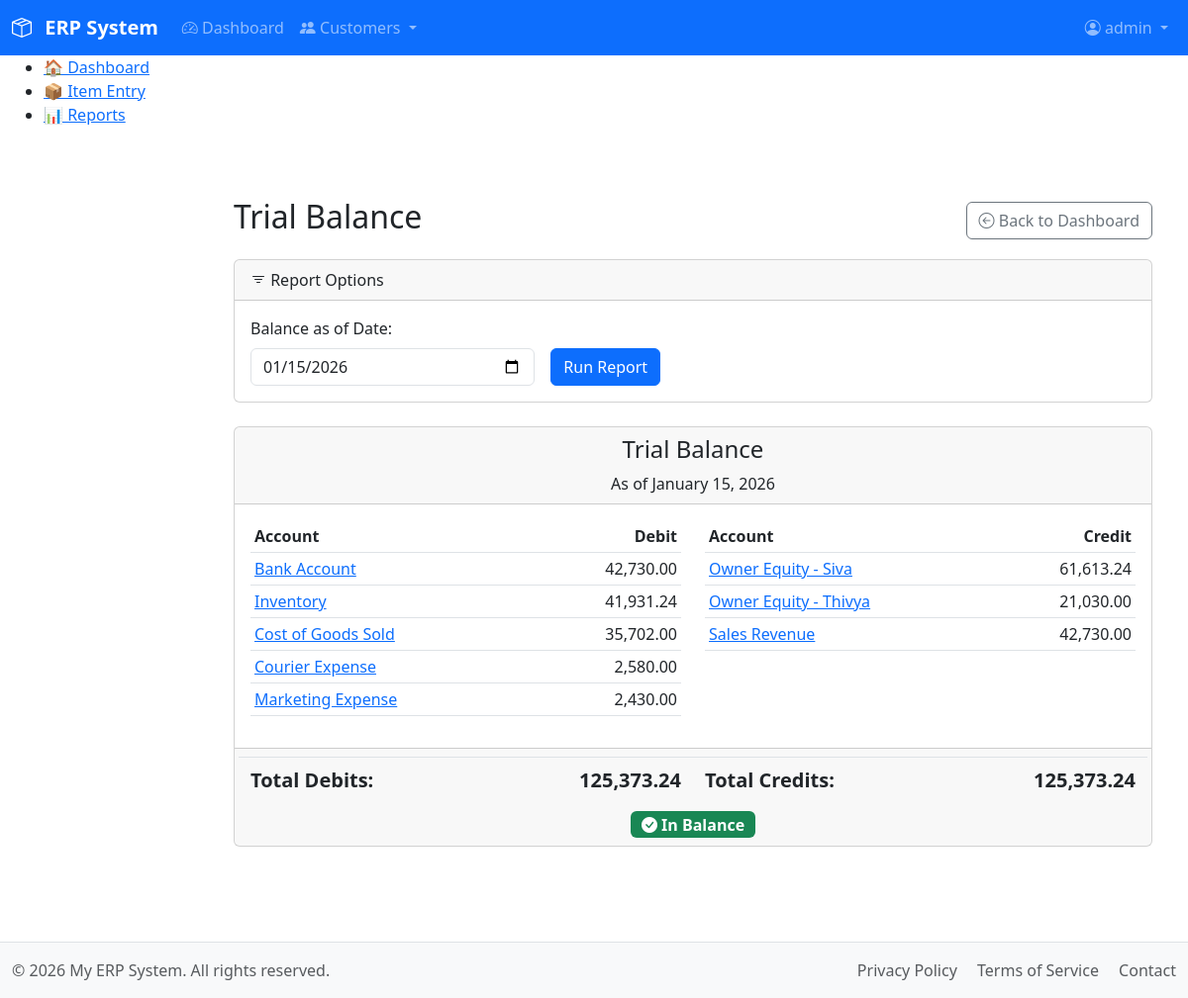
The app's page /modules/accounts/report_trial_balance.php (signed in) with its own data.
### tables this page shows
CREATE TABLE `acc_chartofaccounts` (
  `account_id` int(11) NOT NULL AUTO_INCREMENT,
  `account_name` varchar(255) NOT NULL,
  `account_type` enum('Asset','Liability','Equity','Revenue','Expense') NOT NULL,
  `normal_balance` enum('debit','credit') NOT NULL,
  `description` text DEFAULT NULL,
  `is_active` tinyint(1) NOT NULL DEFAULT 1,
  `created_at` timestamp NOT NULL DEFAULT current_timestamp(),
  PRIMARY KEY (`account_id`),
  UNIQUE KEY `uk_account_name` (`account_name`),
  KEY `idx_account_type` (`account_type`)
);

### includes/functions_acc.php (called while the page is built, shortened)
<?php
function get_trial_balance($end_date) {
    $db = db();
    $sql = "
        SELECT
            ca.account_id,
            ca.account_name,
            ca.account_type,
            ca.normal_balance,
            COALESCE(SUM(t.debit_amount), 0) AS total_debits,
            COALESCE(SUM(t.credit_amount), 0) AS total_credits
        FROM
            acc_chartofaccounts ca
        LEFT JOIN
            acc_transactions t ON ca.account_id = t.account_id
                               AND t.status = 'Posted'
                               AND t.transaction_date <= ?
        WHERE
            ca.is_active = 1
        GROUP BY
            ca.account_id, ca.account_name, ca.account_type, ca.normal_balance
        ORDER BY
            ca.account_type, ca.account_name
    ";
    $stmt = $db->prepare($sql);
    $end_date_with_time = $end_date . ' 23:59:59';
    $stmt->bind_param("s", $end_date_with_time);
    $stmt->execute();
    $result = $stmt->get_result();
    $accounts_data = $result->fetch_all(MYSQLI_ASSOC);
    $trial_balance = [];
    $total_debit_balance = 0;
    $total_credit_balance = 0;
    foreach ($accounts_data as $account) {
        $balance = 0;
        if ($account['normal_balance'] === 'debit') {
            $balance = $account['total_debits'] - $account['total_credits'];
            if ($balance > 0) {
                $total_debit_balance += $balance;
            } else {
                $total_credit_balance += abs($balance);
            }
        } else {
            $balance = $account['total_credits'] - $account['total_debits'];
            if ($balance > 0) {
                $total_credit_balance += $balance;
            } else {
                $total_debit_balance += abs($balance);
            }
        }
        if ($account['total_debits'] > 0 || $account['total_credits'] > 0) {
            $account['balance'] = $balance;
            $trial_balance[] = $account;
        }
    }
    return [
        'accounts' => $trial_balance,
        'total_debits' => $total_debit_balance,
        'total_credits' => $total_credit_balance
    ];
}

### modules/accounts/report_trial_balance.php (the view, shortened to what this page needs)
<?php
require_once __DIR__ . '/../../includes/functions_acc.php';
$end_date = $_GET['end_date'] ?? date('Y-m-d');
$data = [];
$error_message = '';
try {
    $data = get_trial_balance($end_date);
} catch (Exception $e) {
    $error_message = $e->getMessage();
}
$debit_accounts = [];
$credit_accounts = [];
if (!empty($data['accounts'])) {
    foreach ($data['accounts'] as $account) {
        if ($account['normal_balance'] === 'debit') {
            if ($account['balance'] != 0) {
                $debit_accounts[] = $account;
            }
        } else {
            if ($account['balance'] != 0) {
                 $credit_accounts[] = $account;
            }
        }
    }
}
require_once __DIR__ . '/../../includes/header.php';
?>
<main class="container mt-4">
    <div class="d-flex justify-content-between align-items-center mb-3">
        <h2>Trial Balance</h2>
        <a href="/index.php" class="btn btn-outline-secondary">
            <i class="bi bi-arrow-left-circle"></i> Back to Dashboard
        </a>
    </div>
    <div class="card mb-4">
        <div class="card-header"><i class="bi bi-filter"></i> Report Options</div>
        <div class="card-body">
            <form method="GET" class="row g-3 align-items-center">
                <div class="col-md-4">
                    <label for="end_date" class="form-label">Balance as of Date:</label>
                    <input type="date" class="form-control" id="end_date" name="end_date" value="<?= htmlspecialchars($end_date) ?>">
                </div>
                <div class="col-md-4 align-self-end">
                    <button type="submit" class="btn btn-primary">Run Report</button>
                </div>
            </form>
        </div>
    </div>
    <?php if ($error_message): ?>
        <div class="alert alert-danger"><?= htmlspecialchars($error_message) ?></div>
    <?php else: ?>
        <div class="card">
            <div class="card-header text-center">
                <h4>Trial Balance</h4>
                <p class="mb-0">As of <?= htmlspecialchars(date("F j, Y", strtotime($end_date))) ?></p>
            </div>
            <div class="card-body">
                <div class="row">
                    <div class="col-md-6">
                        <table class="table table-sm table-hover">
                            <thead>
                                <tr>
                                    <th>Account</th>
                                    <th class="text-end">Debit</th>
                                </tr>
                            </thead>
                            <tbody>
                                <?php foreach ($debit_accounts as $account): ?>
                                <tr>
                                    <td>
                                        <a href="report_account_ledger.php?account_id=<?= $account['account_id'] ?>&end_date=<?= htmlspecialchars($end_date) ?>">
                                            <?= htmlspecialchars($account['account_name']) ?>
                                        </a>
                                    </td>
                                    <td class="text-end"><?= number_format($account['balance'], 2) ?></td>
                                </tr>
                                <?php endforeach; ?>
                            </tbody>
                        </table>
                    </div>
                    <div class="col-md-6">
                        <table class="table table-sm table-hover">
                             <thead>
                                <tr>
                                    <th>Account</th>
                                    <th class="text-end">Credit</th>
                                </tr>
                            </thead>
                            <tbody>
                                <?php foreach ($credit_accounts as $account): ?>
                                <tr>
                                    <td>
                                        <a href="report_account_ledger.php?account_id=<?= $account['account_id'] ?>&end_date=<?= htmlspecialchars($end_date) ?>">
                                            <?= htmlspecialchars($account['account_name']) ?>
                                        </a>
                                    </td>
                                    <td class="text-end"><?= number_format($account['balance'], 2) ?></td>
                                </tr>
                                <?php endforeach; ?>
                            </tbody>
                        </table>
                    </div>
                </div>
            </div>
            <div class="card-footer">
                <div class="row">
                    <div class="col-md-6 d-flex justify-content-between border-top pt-2">
                        <strong class="fs-5">Total Debits:</strong>
                        <strong class="fs-5"><?= number_format($data['total_debits'], 2) ?></strong>
                    </div>
                    <div class="col-md-6 d-flex justify-content-between border-top pt-2">
                        <strong class="fs-5">Total Credits:</strong>
                        <strong class="fs-5"><?= number_format($data['total_credits'], 2) ?></strong>
                    </div>
                </div>
                <div class="text-center mt-3">
                    <?php
                    $is_balanced = abs($data['total_debits'] - $data['total_credits']) < 0.001;
                    ?>
                    <span class="badge fs-6 <?= $is_balanced ? 'bg-success' : 'bg-danger' ?>">
                        <?= $is_balanced ? '<i class="bi bi-check-circle-fill"></i> In Balance' : '<i class="bi bi-x-octagon-fill"></i> Out of Balance' ?>
                    </span>
                </div>
            </div>
        </div>
    <?php endif; ?>
</main>
<?php require_once __DIR__ . '/../../includes/footer.php'; ?>

### assets/css/main.css (style rules this page uses)
main { padding-top: 1rem; padding-bottom: 3rem; }

### records on screen
acc_chartofaccounts: account_name "Bank Account", balance "42,730.00"
acc_chartofaccounts: account_name "Inventory", balance "41,931.24"
acc_chartofaccounts: account_name "Cost of Goods Sold", balance "35,702.00"
acc_chartofaccounts: account_name "Courier Expense", balance "2,580.00"
acc_chartofaccounts: account_name "Marketing Expense", balance "2,430.00"
acc_chartofaccounts: account_name "Owner Equity - Siva", balance "61,613.24"
acc_chartofaccounts: account_name "Owner Equity - Thivya", balance "21,030.00"
acc_chartofaccounts: account_name "Sales Revenue", balance "42,730.00"

### other values on screen
$_SESSION['username'] "admin"
date("F j, Y", strtotime($end_date)) "January 15, 2026"
$data['total_debits'] "125,373.24"
$data['total_credits'] "125,373.24"
